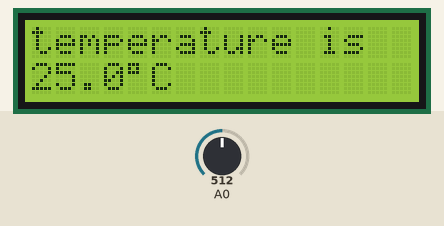
A sketch run on a simulated Arduino Uno, built with avr-gcc and run on an emulated ATmega328P. Parts: 16×2 character LCD. The inputs (shaded band) are chosen by the test bench; at power-on: A0 = 512. What the sketch prints to the serial monitor is not drawn.

Above: at 2.2 s.
2.3 s: A0 set to 716
At 3.4 s:
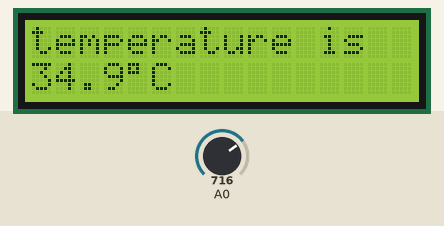
4.5 s: A0 set to 900
At 5.4 s:
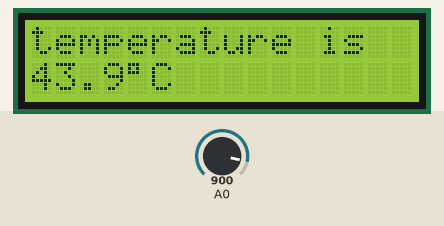
6.5 s: A0 set to 1023
At 7.4 s:
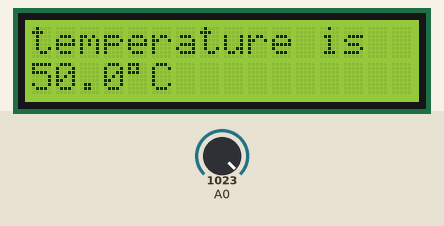
Timing chart, 0 to 9.5 s (numbered marks = the images above; inputs shaded):
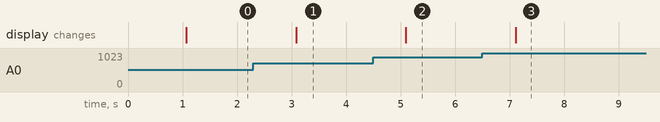

Measured:
- after the input at 2.3 s, the display: changes after 0.78 s (image 1)
- after the input at 4.5 s, the display: changes after 0.60 s (image 2)
- after the input at 6.5 s, the display: changes after 0.61 s (image 3)

The sketch:

__.ino
```cpp
#include <LiquidCrystal.h>
//#include <OneWire.h>


LiquidCrystal lcd(12,11,9,8,7,6);
void setup() {
    Serial.begin(9600);
    lcd.begin(16,2);
    lcd.print("temerature");
    delay(1000);
}
void loop()
{

int sensorValue = analogRead(A0);
   // 将模拟信号转换成电压
   float voltage = sensorValue * (5.0 / 1023.0);
   Serial.print("voltge:");
   Serial.println(voltage);
   float temperature = (voltage /0.01);
   lcd.clear();
   lcd.print("temperature is");
   Serial.println(temperature);
   lcd.setCursor(0,1);
   lcd.print((long)temperature/10);
   lcd.print(".");
   lcd.print((long)temperature%10);
   lcd.print((char)223);
   lcd.print("C");
 delay(1000);

}
```
